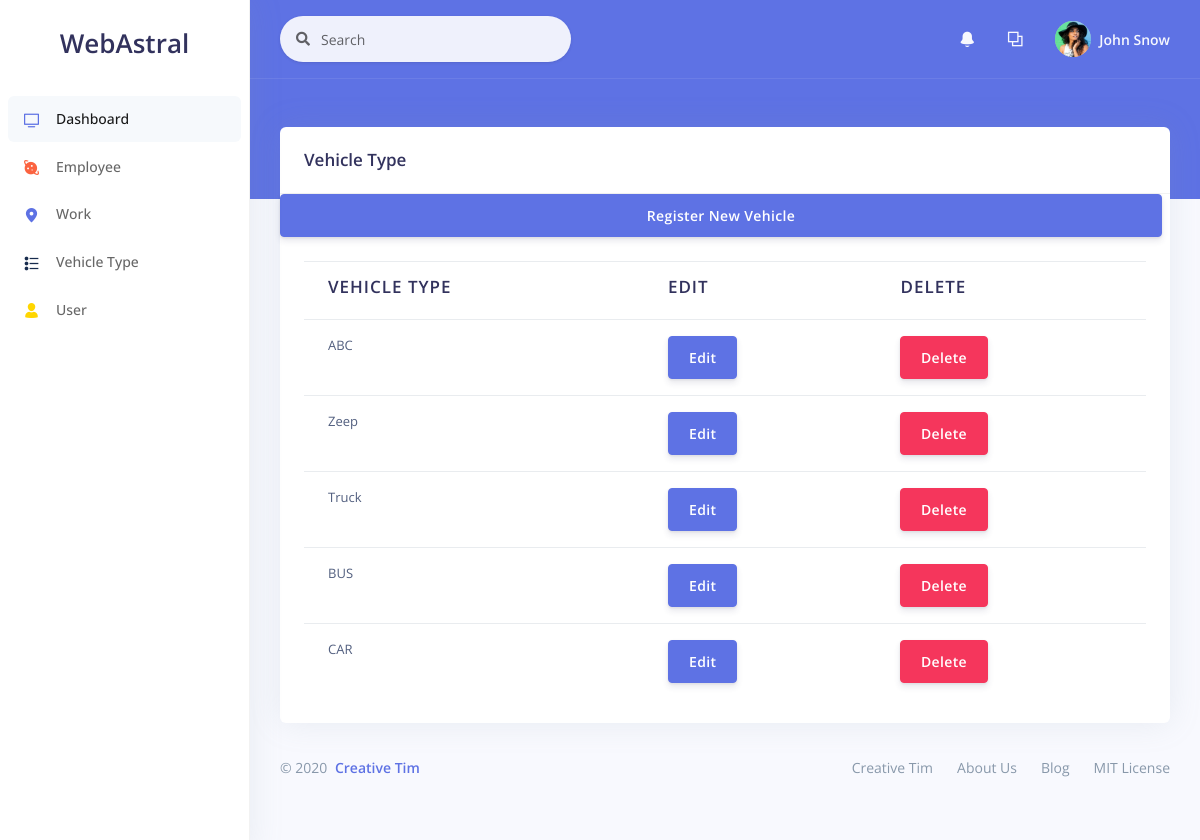
The app's page /admin/vehicle_type.php with its own data.
### tables this page shows
CREATE TABLE `vehicle_type` (
  `id` int(11) NOT NULL,
  `vehicle_name` varchar(100) NOT NULL
);

### helper.php (called while the page is built, shortened)
<?php
	class database{
		function connect(){
			$this->host = 'localhost';
			$this->user  = 'root';
			$this->password = 'redhat';
			$this->database = 'vehicle';
			$con = new mysqli($this->host, $this->user, $this->password, $this->database);
			return $con;
		}
	}
?>

### admin/vehicle_type.php (the view, shortened to what this page needs)
<?php include('header.php'); ?>
    <div class="header bg-primary pb-6">
      <div class="container-fluid">
        <div class="header-body">
          <div class="row align-items-center py-4">
          </div>
        </div>
      </div>
    </div>
    <div class="container-fluid mt--6">
      <div class="row justify-content-center">
        <div class=" col ">
          <div class="card">
            <div class="card-header bg-transparent">
              <h3 class="mb-0">Vehicle Type</h3>
            </div>
            <button type="button" class="btn btn-primary" data-toggle="modal" data-target="#register_vehicle">Register New Vehicle</button>
            <div class="card-body">
               <table class="table">
                <thead>
                  <tr>
                    <th scope="col"><h3>Vehicle Type</h3></th>
                    <th><h3>Edit</h3></th>
                    <th><h3>Delete</h3></th>
                  </tr>
                </thead>
                <tbody>
  <?php
    class select extends database{
      function sel(){
        $sql = "SELECT * FROM vehicle_type ORDER BY id DESC";
        $query1 = $this->connect()->query($sql);
          if($query1->num_rows>0){
            while($row = $query1->fetch_assoc()){
?>
                  <tr>
                    <td><?php echo $row['vehicle_name']; ?></td>
                    <td>
                      <button type="button" class="btn btn-primary" data-toggle="modal" data-target="#edit">Edit</button>
                    </td>
                    <td>
                      <button type="button" class="btn btn-danger" data-toggle="modal" data-target="#delete">Delete</button>
                    </td>
                  </tr>
                        <?php
                      }
                    }else{
                      echo 'data not found';
                    }
                  }
                }
                $sel = new select();
                $sel->sel();
              ?>
                 </tbody>
               </table>
            </div>
          </div>
        </div>
      </div>
    <?php include('footer.php'); ?>

### records on screen
vehicle_type: vehicle_name "ABC"
vehicle_type: vehicle_name "Zeep"
vehicle_type: vehicle_name "Truck"
vehicle_type: vehicle_name "BUS"
vehicle_type: vehicle_name "CAR"
